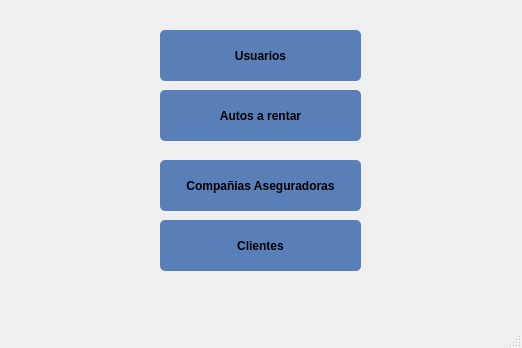
<?xml version="1.0" encoding="UTF-8"?>
<ui version="4.0">
 <class>MenuWindow</class>
 <widget class="QMainWindow" name="MenuWindow">
  <property name="geometry">
   <rect>
    <x>0</x>
    <y>0</y>
    <width>522</width>
    <height>348</height>
   </rect>
  </property>
  <property name="windowTitle">
   <string>MainWindow</string>
  </property>
  <widget class="QWidget" name="centralwidget">
   <widget class="QPushButton" name="renta">
    <property name="geometry">
     <rect>
      <x>160</x>
      <y>90</y>
      <width>201</width>
      <height>51</height>
     </rect>
    </property>
    <property name="font">
     <font>
      <family>MS Shell Dlg 2</family>
      <weight>75</weight>
      <italic>false</italic>
      <bold>true</bold>
      <underline>false</underline>
      <strikeout>false</strikeout>
     </font>
    </property>
    <property name="styleSheet">
     <string notr="true">
      QPushButton {
	background-color: rgb(89, 127, 184);
	color: rgb(255, 95, 90);
        color: black;
        border: none;
        border-radius: 5px;
        padding: 10px;
      }
      QPushButton:hover {
      	background-color: rgb(89, 127, 184);
      }
     
     </string>
    </property>
    <property name="text">
     <string>Autos a rentar</string>
    </property>
   </widget>
   <widget class="QPushButton" name="usuarios">
    <property name="geometry">
     <rect>
      <x>160</x>
      <y>30</y>
      <width>201</width>
      <height>51</height>
     </rect>
    </property>
    <property name="font">
     <font>
      <family>MS Shell Dlg 2</family>
      <weight>75</weight>
      <italic>false</italic>
      <bold>true</bold>
      <underline>false</underline>
      <strikeout>false</strikeout>
     </font>
    </property>
    <property name="styleSheet">
     <string notr="true">
      QPushButton {
	background-color: rgb(89, 127, 184);
	color: rgb(255, 95, 90);
        color: black;
        border: none;
        border-radius: 5px;
        padding: 10px;
      }
      QPushButton:hover {
      	background-color: rgb(89, 127, 184);
      }
     </string>
    </property>
    <property name="text">
     <string>Usuarios</string>
    </property>
   </widget>
   <widget class="QPushButton" name="clientes">
    <property name="geometry">
     <rect>
      <x>160</x>
      <y>220</y>
      <width>201</width>
      <height>51</height>
     </rect>
    </property>
    <property name="font">
     <font>
      <family>MS Shell Dlg 2</family>
      <weight>75</weight>
      <italic>false</italic>
      <bold>true</bold>
      <underline>false</underline>
      <strikeout>false</strikeout>
     </font>
    </property>
    <property name="styleSheet">
     <string notr="true">
      QPushButton {
	background-color: rgb(89, 127, 184);
	color: rgb(255, 95, 90);
        color: black;
        border: none;
        border-radius: 5px;
        padding: 10px;
      }
      QPushButton:hover {
      	background-color: rgb(89, 127, 184);
      }
     
     </string>
    </property>
    <property name="text">
     <string>Clientes</string>
    </property>
   </widget>
   <widget class="QPushButton" name="aseguradora">
    <property name="geometry">
     <rect>
      <x>160</x>
      <y>160</y>
      <width>201</width>
      <height>51</height>
     </rect>
    </property>
    <property name="font">
     <font>
      <family>MS Shell Dlg 2</family>
      <weight>75</weight>
      <italic>false</italic>
      <bold>true</bold>
      <underline>false</underline>
      <strikeout>false</strikeout>
     </font>
    </property>
    <property name="styleSheet">
     <string notr="true">
      QPushButton {
	background-color: rgb(89, 127, 184);
	color: rgb(255, 95, 90);
        color: black;
        border: none;
        border-radius: 5px;
        padding: 10px;
      }
      QPushButton:hover {
      	background-color: rgb(89, 127, 184);
      }
     </string>
    </property>
    <property name="text">
     <string>Compañias Aseguradoras</string>
    </property>
   </widget>
  </widget>
  <widget class="QMenuBar" name="menubar">
   <property name="geometry">
    <rect>
     <x>0</x>
     <y>0</y>
     <width>522</width>
     <height>21</height>
    </rect>
   </property>
  </widget>
  <widget class="QStatusBar" name="statusbar"/>
 </widget>
 <resources/>
 <connections/>
</ui>
